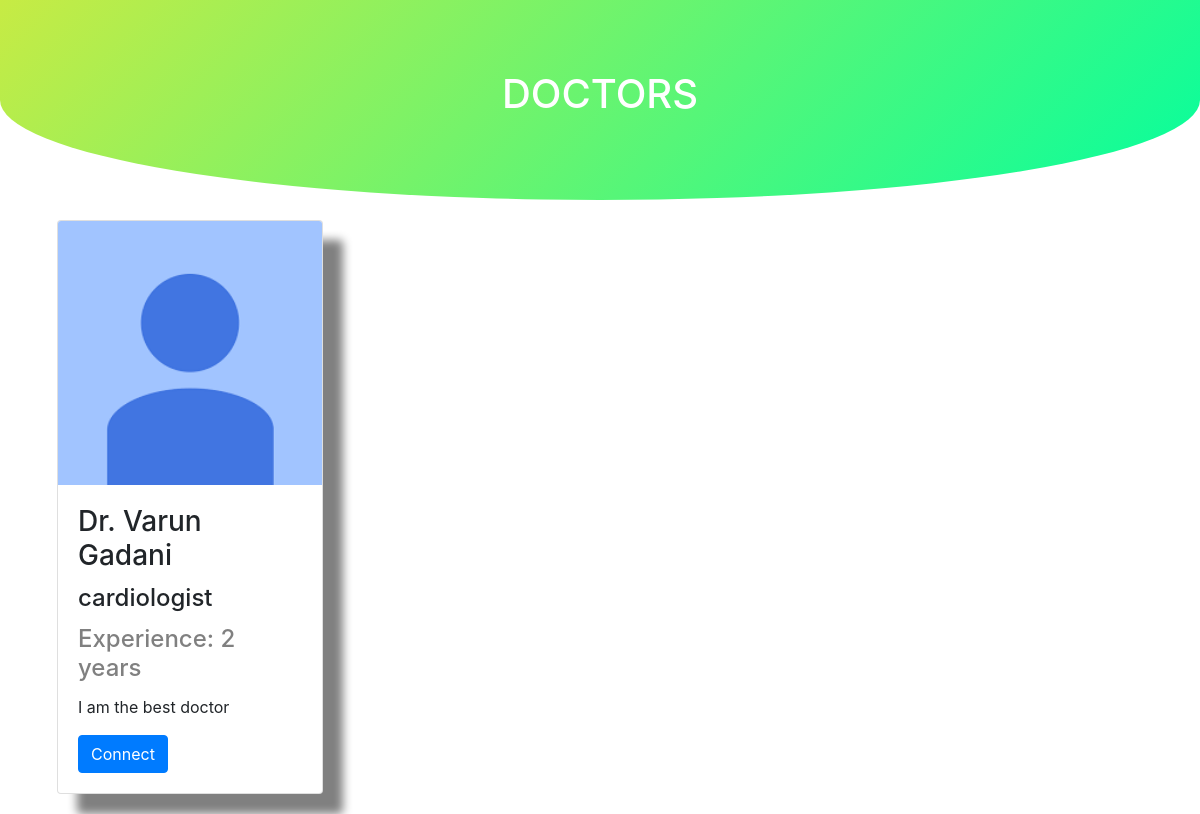
Page /display-doctors/Cardiologist (signed in) on the committed database.
### account/models.py (models this page shows, shortened)
class User(AbstractUser):
    email = models.EmailField(max_length=50,unique=True)
    username = models.CharField(max_length=25, unique=True)
    phone = models.CharField(max_length=10)
    is_doctor = models.BooleanField(default=False)
    is_patient = models.BooleanField(default=False)
    USERNAME_FIELD  = 'email'
    REQUIRED_FIELDS = ['username',]

class Doctor(User):
    photo = models.ImageField(upload_to='images/doctors')
    degree = models.ImageField(upload_to='images/degrees')
    specialization = models.CharField(max_length=50)
    experience = models.IntegerField(default=0)
    is_verified = models.BooleanField(default=False)
    fees = models.IntegerField(default=0)
    bio = models.TextField(null=True,blank=True)
    class Meta:
        verbose_name = 'Doctor'

class User(AbstractUser):
    email = models.EmailField(max_length=50,unique=True)
    username = models.CharField(max_length=25, unique=True)
    phone = models.CharField(max_length=10)
    is_doctor = models.BooleanField(default=False)
    is_patient = models.BooleanField(default=False)
    USERNAME_FIELD  = 'email'
    REQUIRED_FIELDS = ['username',]

### appointment/views.py (the view)
# urls.py: path('display-doctors/<specialization>',views.display_doctors,name='display_doctors'),
@login_required(login_url='/')
def display_doctors(request,specialization):
    specialization = specialization.lower()
    doctors = Doctor.objects.filter(specialization=specialization,is_verified=True)
    return render(request,'doctors.html',{'doctors':doctors})

### templates/doctors.html (shortened to what this page needs)
{% load static %}
<!DOCTYPE html>
<html lang="en" dir="ltr">
  <head>
    <link rel="stylesheet" href="{% static 'css/doctors.css' %}">
    <link rel="stylesheet" href="https://maxcdn.bootstrapcdn.com/bootstrap/4.0.0/css/bootstrap.min.css">
      <link rel="stylesheet" href="https://unpkg.com/aos@next/dist/aos.css" />
  </head>
  <body>
      <div class="containergreen">
            <h1 class="doctors">DOCTORS</h1>
            </div>
<div class="row" data-aos="fade-up">
{% for doctor in doctors %}
<div class="col-lg-4 col-md-6 col-sm-12">
<div class="card">
<img class="card-img-top" src="{{ doctor.photo.url }}" alt="Card image cap">
<div class="card-body">
<h3 class="card-title name">Dr. {{ doctor.first_name }} {{ doctor.last_name }}</h3>
<h4 class="card-title speciality">{{ doctor.specialization }}</h4>
<h4 class="card-title experience">Experience: {{ doctor.experience }} years</h4>
<p class="card-text">{{ doctor.bio }}</p>
<a href="{% url 'book_appointment' doctor.id %}" class="btn btn-primary">Connect</a>
{% endfor %}
</div>
</div>
</div>
        </div>
  </body>
</html>

### static/css/doctors.css (style rules this page uses)
body { margin:0px; font-family: "Poppins", sans-serif; text-align: center; padding: 0px; }
.containergreen { height: 200px; border-radius: 0 0 100% 100%; width: 100%; background-image: linear-gradient(-45deg, #04fe9e 0%, #c7eb44 100%) }
.doctors { color: white; text-align: center; padding-top: 70px; padding-left: 5%; padding-right: 5%; padding-bottom: 5%; }
.card { margin: 20px auto; width: 70%; border-radius: 10%; box-shadow: 20px 20px 10px grey; }
.experience { color: grey; }
.btn { border-radius: 999px; }

### rows in the picture
Doctor: photo (picture), first_name "Varun", last_name "Gadani", specialization "cardiologist", experience "2", bio "I am the best doctor"
